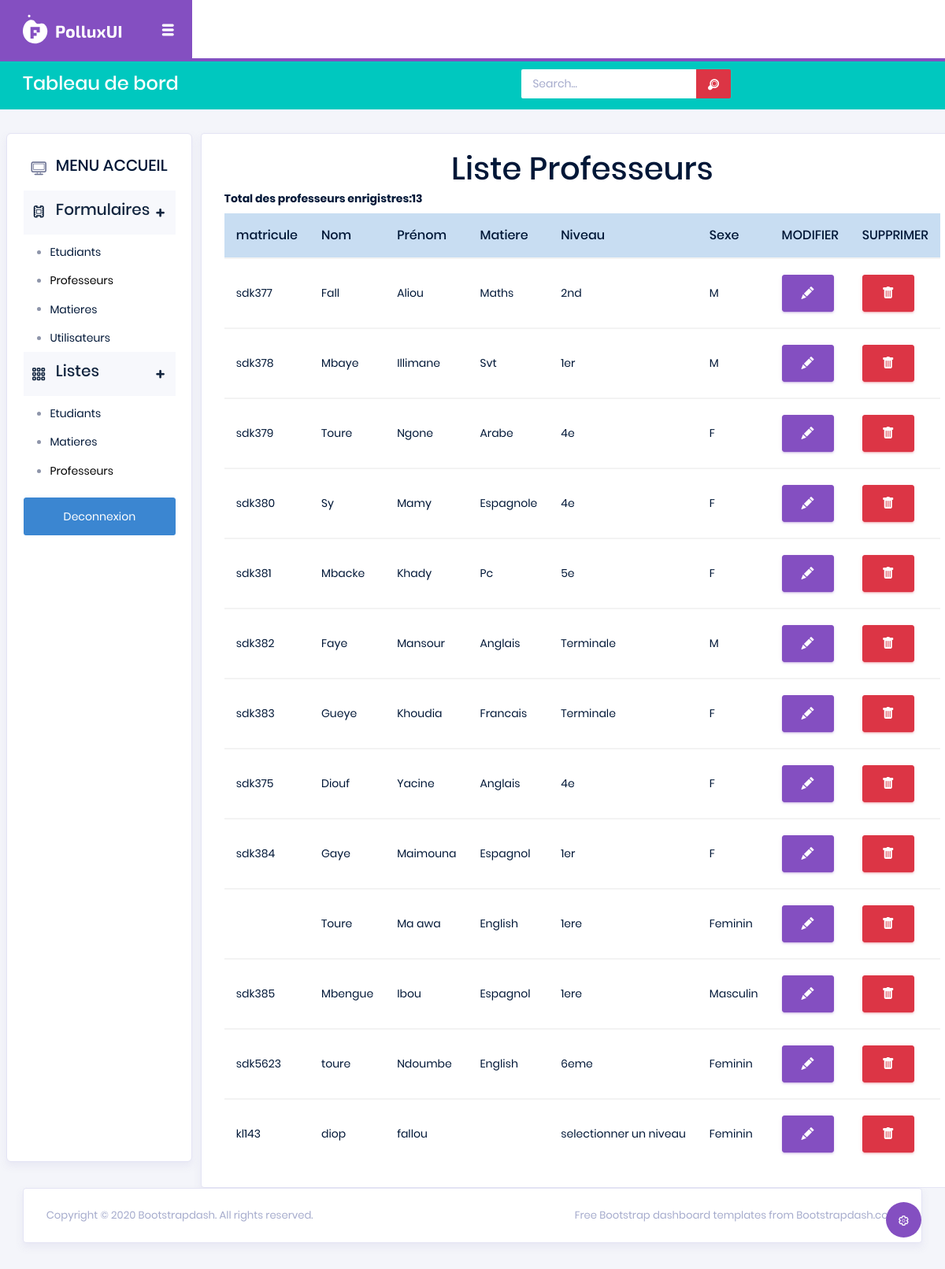
/pages/tables/Professeurs.php, run on the app's committed database.
### tables this page shows
CREATE TABLE `professeur` (
  `matricule` varchar(10) NOT NULL,
  `Nom` varchar(25) NOT NULL,
  `Prenom` varchar(25) NOT NULL,
  `Matiere` varchar(25) NOT NULL,
  `Niveau` varchar(25) NOT NULL,
  `Sexe` varchar(15) NOT NULL
);

### pages/tables/Professeurs.php (the view, shortened to what this page needs)
<!DOCTYPE html>
<html lang="en">
<?php
require_once('../connexion.php');
?>
<?php include('../Header2.php') ?>
<body>
    <div class="container-scroller">
    <nav class="navbar col-lg-12 col-12 p-0 fixed-top d-flex flex-row">
      <div class="navbar-brand-wrapper d-flex justify-content-center">
        <div class="navbar-brand-inner-wrapper d-flex justify-content-between align-items-center w-100">
          <a class="navbar-brand brand-logo" href="../../index.html"><img src="../../images/logo.svg" alt="logo" /></a>
          <button class="navbar-toggler navbar-toggler align-self-center" type="button" data-toggle="minimize">
            <span class="typcn typcn-th-menu"></span>
          </button>
        </div>
      </div>
      <div class="navbar-menu-wrapper d-flex align-items-center justify-content-end">
      </div>
    </nav>
    <nav class="navbar-breadcrumb col-xl-12 col-12 d-flex flex-row p-0">
      <div class="navbar-menu-wrapper d-flex align-items-center justify-content-end">
        <ul class="navbar-nav mr-lg-2">
          <li class="nav-item ml-0">
            <h4 class="mb-0">Tableau de bord</h4>
          </li>
        </ul>
        <ul class="navbar-nav navbar-nav-right">
          <li class="nav-item nav-search d-none d-md-block mr-0">
            <form action="" method="post" class="input-group">
              <input type="text" class="form-control" placeholder="Search..." aria-label="search" aria-describedby="search" name="motcle" required>
              <div class="input-group-prepend">
                <button class="input-group-text" id="search" type="submit" name="btnsubmit">
                  <i class="typcn typcn-zoom"></i>
                </button>
              </div>
            </form>
          </li>
        </ul>
      </div>
    </nav>
    <div class="container-fluid page-body-wrapper">
            <div class="theme-setting-wrapper">
                <div id="settings-trigger"><i class="typcn typcn-cog-outline"></i></div>
            </div>
            <?php include('../MENU2.php') ?>
            <div class="container-fluid">
                <div class="card">
                    <div class="card-body">
                        <h2 class="text-center">Liste Professeurs</h2>
                        <div class="table-responsive">
                            <table class="table table-hover">
                                <?php
                                if (isset($_POST['btnsubmit'])) {
                                    $mc = $_POST['motcle'];
                                    $req_recuperation = " select* from professeur where Nom Like '%$mc%' OR matricule Like '%$mc%' ";
                                } else {
                                    $req_recuperation = " select* from professeur";
                                }
                                $resultat = mysqli_query($conecole, $req_recuperation);
                                $nbr = mysqli_num_rows($resultat);
                                echo "<p><b> Total des professeurs enrigistres:" . $nbr . "</b></p>";
                                ?>
                                <thead>
                                    <tr class="table-info">
                                        <th>
                                            matricule
                                        </th>
                                        <th>
                                            Nom
                                        </th>
                                        <th>
                                            Prénom
                                        </th>
                                        <th>
                                            Matiere
                                        </th>
                                        <th>
                                            Niveau
                                        </th>
                                        <th>
                                            Sexe
                                        </th>
                                        <th>
                                            MODIFIER
                                        </th>
                                        <th>
                                            SUPPRIMER
                                        </th>
                                    </tr>
                                </thead>
                                <tbody>
                                    <?php
                                    while ($ligne = mysqli_fetch_assoc($resultat)) {
                                    ?>
                                <tbody>
                                    <tr>
                                        <td><?php echo $ligne['matricule']; ?></td>
                                        <td><?php echo $ligne['Nom']; ?></td>
                                        <td><?php echo $ligne['Prenom']; ?></td>
                                        <td><?php echo $ligne['Matiere']; ?></td>
                                        <td><?php echo $ligne['Niveau']; ?></td>
                                        <td><?php echo $ligne['Sexe']; ?></td>
                                        <td><a href="ModifProf.php?id=<?php echo $ligne['matricule']; ?>" class="btn btn-primary"><i class="bi bi-pencil-fill"></i></a></td>
                                        <td><a href="supprimerProf.php?id=<?php echo $ligne['matricule']; ?>" class="btn btn-danger"><i class="bi bi-trash-fill"></i></a></td>
                                    </tr>
                                </tbody>
                            <?php
                                    }
                            ?>
                            </table>
                        </div>
                    </div>
                </div>
            </div>
        </div>
    </div>
    <?php include('../FOOTER2.php') ?>
</body>
</html>

### data on the page
professeur: matricule "sdk377", Nom "Fall", Prenom "Aliou", Matiere "Maths", Niveau "2nd", Sexe "M"
professeur: matricule "sdk378", Nom "Mbaye", Prenom "Illimane", Matiere "Svt", Niveau "1er", Sexe "M"
professeur: matricule "sdk379", Nom "Toure", Prenom "Ngone", Matiere "Arabe", Niveau "4e", Sexe "F"
professeur: matricule "sdk380", Nom "Sy", Prenom "Mamy", Matiere "Espagnole", Niveau "4e", Sexe "F"
professeur: matricule "sdk381", Nom "Mbacke", Prenom "Khady", Matiere "Pc", Niveau "5e", Sexe "F"
professeur: matricule "sdk382", Nom "Faye", Prenom "Mansour", Matiere "Anglais", Niveau "Terminale", Sexe "M"
professeur: matricule "sdk383", Nom "Gueye", Prenom "Khoudia", Matiere "Francais", Niveau "Terminale", Sexe "F"
professeur: matricule "sdk375", Nom "Diouf", Prenom "Yacine", Matiere "Anglais", Niveau "4e", Sexe "F"
professeur: matricule "sdk384", Nom "Gaye", Prenom "Maimouna", Matiere "Espagnol", Niveau "1er", Sexe "F"
professeur: Nom "Toure", Prenom "Ma awa", Matiere "English", Niveau "1ere", Sexe "Feminin"
professeur: matricule "sdk385", Nom "Mbengue", Prenom "Ibou", Matiere "Espagnol", Niveau "1ere", Sexe "Masculin"
professeur: matricule "sdk5623", Nom "toure", Prenom "Ndoumbe", Matiere "English", Niveau "6eme", Sexe "Feminin"
professeur: matricule "kl143", Nom "diop", Prenom "fallou", Niveau "selectionner un niveau", Sexe "Feminin"

### other printed values
$nbr "13"
